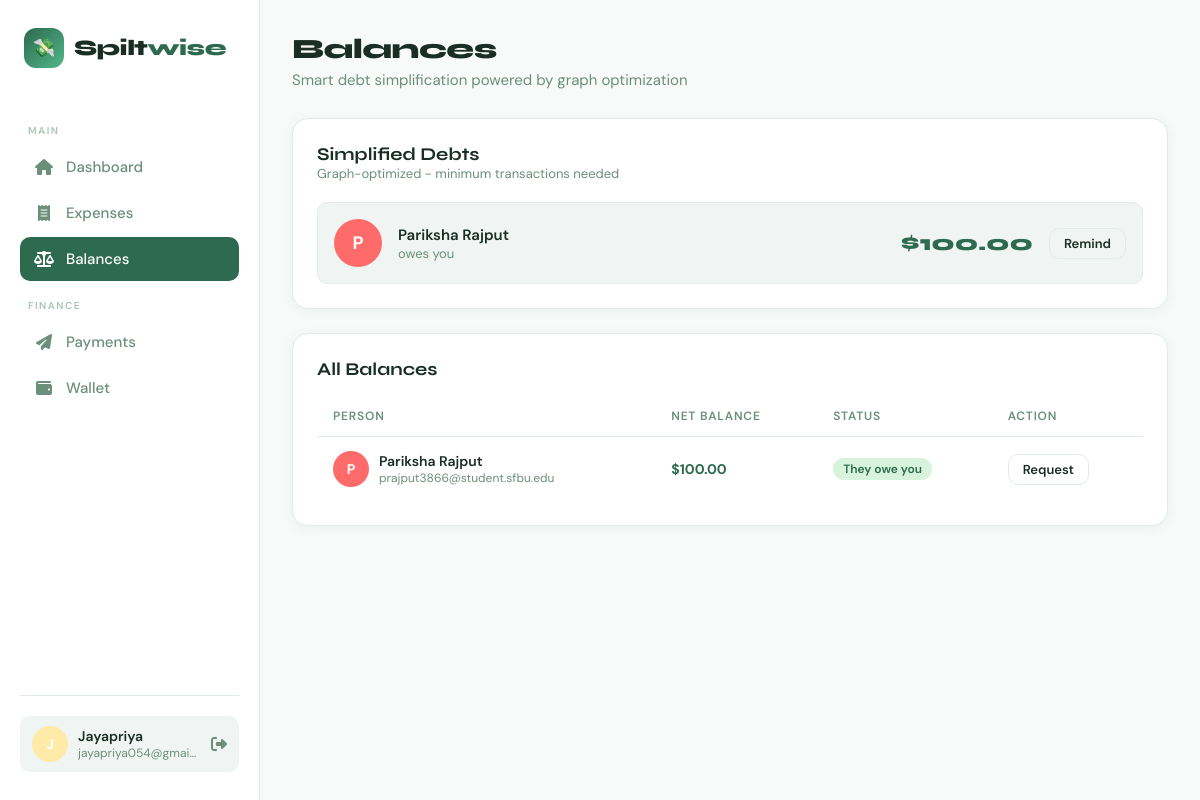
Page /balances (signed in) on the committed database.
### app.py (models this page shows)
class User(db.Model):
    id           = db.Column(db.Integer, primary_key=True)
    name         = db.Column(db.String(120), nullable=False)
    email        = db.Column(db.String(120), unique=True, nullable=False)
    password     = db.Column(db.String(256), nullable=False)
    avatar_color = db.Column(db.String(20), default="#4ECDC4")
    created_at   = db.Column(db.DateTime, default=datetime.utcnow)
    wallet       = db.relationship("Wallet", back_populates="user", uselist=False)

### app.py (the view)
@app.route("/balances")
@login_required
def balances():
    uid        = session["user_id"]
    bal        = _compute_balances(uid)
    simplified = _simplify_debts(uid)
    all_users  = {u.id: u for u in User.query.all()}
    return render_template("balances.html", balances=bal, simplified=simplified, all_users=all_users)

### app.py (called while the page is built)
def login_required(f):
    @wraps(f)
    def decorated(*args, **kwargs):
        if "user_id" not in session:
            ip = request.remote_addr
            record_unauthorized_access(ip, request.path, request.method)
            return redirect(url_for("login"))
        return f(*args, **kwargs)
    return decorated

def get_current_user():
    if "user_id" in session:
        return User.query.get(session["user_id"])
    return None

def _compute_global_balances():
    net = defaultdict(float)
    for exp in Expense.query.all():
        paid_by     = exp.paid_by
        settled_ids = {u.id for u in exp.settled}
        for s in exp.splits:
            if s.user_id == paid_by or s.user_id in settled_ids:
                continue
            net[paid_by]   += s.amount
            net[s.user_id] -= s.amount
    for p in Payment.query.filter(Payment.from_user != None).all():
        net[p.from_user] -= p.amount
        net[p.to_user]   += p.amount
    return {k: round(v, 2) for k, v in net.items() if abs(v) > 0.01}

### templates/balances.html (shortened to what this page needs)
{% extends "base.html" %}
{% block content %}
<div class="page-header animate">
  <div>
    <div class="page-title">Balances </div>
    <div class="page-subtitle">Smart debt simplification powered by graph optimization</div>
  </div>
</div>
<div class="card animate delay-1" style="margin-bottom:24px">
  <div style="margin-bottom:20px">
    <div class="card-title" style="margin:0">Simplified Debts</div>
    <div style="font-size:13px;color:var(--text-muted)">Graph-optimized - minimum transactions needed</div>
  </div>
  {% if simplified %}
    <div style="display:flex;flex-direction:column;gap:12px">
      {% for item in simplified %}
      <div style="display:flex;align-items:center;gap:16px;padding:16px;background:var(--surface2);border-radius:var(--radius-sm);border:1px solid var(--border)">
        {% if item.direction == 'owes_me' %}
          <div class="avatar lg" style="background:{{ item.user.avatar_color or '#4ECDC4' }}">{{ item.user.name[0].upper() }}</div>
          <div style="flex:1">
            <div style="font-weight:600;font-size:15px">{{ item.user.name }}</div>
            <div style="font-size:13px;color:var(--text-muted)">owes you</div>
          </div>
          <div style="font-family:'Syne',sans-serif;font-weight:800;font-size:22px;color:var(--primary)">${{ "%.2f"|format(item.amount) }}</div>
          <button onclick="openPayModal('{{ item.user_id }}', '{{ item.user.name }}', {{ item.amount }})" class="btn btn-outline btn-sm">Remind</button>
        {% endif %}
      </div>
      {% endfor %}
    </div>
  {% else %}
    <div class="empty-state">
      <div class="icon"> </div>
      <p>All settled up! No pending balances.</p>
    </div>
  {% endif %}
</div>
<div class="card animate delay-2">
  <div class="card-title"> All Balances</div>
  {% if balances %}
  <table class="table">
    <thead>
      <tr><th>Person</th><th>Net Balance</th><th>Status</th><th>Action</th></tr>
    </thead>
    <tbody>
      {% for uid_b, amount in balances.items() %}
      {% if amount|abs > 0.01 %}
      {% set other = all_users.get(uid_b) %}
      {% if other %}
      <tr>
        <td>
          <div style="display:flex;align-items:center;gap:10px">
            <div class="avatar" style="background:{{ other.avatar_color or '#4ECDC4' }}">{{ other.name[0].upper() }}</div>
            <div>
              <div style="font-weight:600;font-size:14px">{{ other.name }}</div>
              <div style="font-size:12px;color:var(--text-muted)">{{ other.email }}</div>
            </div>
          </div>
        </td>
        <td>
          <strong style="color:{{ 'var(--primary)' if amount > 0 else 'var(--danger)' }}">
            ${{ "%.2f"|format(amount|abs) }}
          </strong>
        </td>
        <td>
          {% if amount > 0 %}
            <span class="badge badge-green">They owe you</span>
          {% else %}
            <span class="badge badge-red">You owe them</span>
          {% endif %}
        </td>
        <td>
          {% if amount < 0 %}
          <button onclick="openPayModal('{{ uid_b }}', '{{ other.name }}', {{ amount|abs }})" class="btn btn-sm btn-primary">Pay ${{ "%.0f"|format(amount|abs) }}</button>
          {% else %}
          <button onclick="openPayModal('{{ uid_b }}', '{{ other.name }}', 0)" class="btn btn-sm btn-outline">Request</button>
          {% endif %}
        </td>
      </tr>
      {% endif %}
      {% endif %}
      {% endfor %}
    </tbody>
  </table>
  {% else %}
  <div class="empty-state"><div class="icon">⚖️</div><p>No balances to show</p></div>
  {% endif %}
</div>
{% endblock %}

### templates/base.html (shortened to what this page needs)
<!DOCTYPE html>
<html lang="en">
<head>
  <link rel="stylesheet" href="https://cdnjs.cloudflare.com/ajax/libs/font-awesome/6.5.0/css/all.min.css"/>
</head>
<body>
  {% if session.user_id %}
  <nav class="sidebar">
    <div class="logo">
      <div class="logo-icon">💸</div>
      <div class="logo-text">Spilt<span>wise</span></div>
    </div>
    <div class="nav-label">Main</div>
    <a href="{{ url_for('dashboard') }}" class="nav-link {% if request.endpoint=='dashboard' %}active{% endif %}">
      <i class="fa-solid fa-house"></i> Dashboard
    </a>
    <a href="{{ url_for('expenses') }}" class="nav-link {% if request.endpoint in ['expenses','add_expense'] %}active{% endif %}">
      <i class="fa-solid fa-receipt"></i> Expenses
    </a>
    <a href="{{ url_for('balances') }}" class="nav-link {% if request.endpoint=='balances' %}active{% endif %}">
      <i class="fa-solid fa-scale-balanced"></i> Balances
    </a>
    <div class="nav-label">Finance</div>
    <a href="{{ url_for('payments') }}" class="nav-link {% if request.endpoint=='payments' %}active{% endif %}">
      <i class="fa-solid fa-paper-plane"></i> Payments
    </a>
    <a href="{{ url_for('wallet') }}" class="nav-link {% if request.endpoint=='wallet' %}active{% endif %}">
      <i class="fa-solid fa-wallet"></i> Wallet
    </a>
    <div class="sidebar-bottom">
      {% set user = get_current_user() %}
      {% if user %}
      <div class="user-pill">
        <div class="avatar" style="background: {{ user.avatar_color }}">{{ user.name[0].upper() }}</div>
        <div class="user-info">
          <div class="user-name">{{ user.name }}</div>
          <div class="user-email">{{ user.email }}</div>
        </div>
        <a href="{{ url_for('logout') }}" title="Logout" style="color: var(--text-muted); margin-left: 4px;">
          <i class="fa-solid fa-right-from-bracket"></i>
        </a>
      </div>
      {% endif %}
    </div>
  </nav>
  {% endif %}
  <main class="main">
    {% block content %}{% endblock %}
  </main>
</body>
</html>

### templates/base.html (style rules this page uses)
:root { --primary: #2D6A4F; --primary-light: #52B788; --primary-pale: #D8F3DC; --accent: #F77F00; --accent-light: #FCBF49; --danger: #E63946; --danger-pale: #FFEBEC; --bg: #F8FAF9; --surface: #FFFFFF; --surface2: #F0F4F2; --border: #E2EBE7; --text: #1A2E25; --text-muted: #6B8F7A; --text-light: #A8C4B5; --shadow: 0 2px 12px rgba(45,106,79,0.08); --shadow-lg: 0 8px 32px rgba(45,106,79,0.12); --radius: 16px; --radius-sm: 10px; }
*, *::before, *::after { box-sizing: border-box; margin: 0; padding: 0; }
body { font-family: 'DM Sans', sans-serif; background: var(--bg); color: var(--text); min-height: 100vh; display: flex; }
.sidebar { width: 260px; min-height: 100vh; background: var(--surface); border-right: 1px solid var(--border); display: flex; flex-direction: column; position: fixed; top: 0; left: 0; bottom: 0; z-index: 100; padding: 28px 20px; }
.logo { display: flex; align-items: center; gap: 10px; margin-bottom: 40px; padding-left: 4px; }
.logo-icon { width: 40px; height: 40px; background: linear-gradient(135deg, var(--primary), var(--primary-light)); border-radius: 12px; display: flex; align-items: center; justify-content: center; font-size: 18px; color: white; }
.logo-text { font-family: 'Syne', sans-serif; font-weight: 800; font-size: 22px; color: var(--text); letter-spacing: -0.5px; }
.logo-text span { color: var(--primary); }
.nav-label { font-size: 10px; font-weight: 600; text-transform: uppercase; letter-spacing: 1.5px; color: var(--text-light); padding: 0 8px; margin-bottom: 8px; margin-top: 16px; }
.nav-link { display: flex; align-items: center; gap: 12px; padding: 12px 14px; border-radius: var(--radius-sm); color: var(--text-muted); text-decoration: none; font-weight: 500; font-size: 15px; transition: all 0.2s; margin-bottom: 2px; }
.nav-link i { width: 20px; text-align: center; font-size: 16px; }
.nav-link.active { background: var(--primary); color: white; }
.nav-link.active i { color: white; }
.sidebar-bottom { margin-top: auto; padding-top: 20px; border-top: 1px solid var(--border); }
.user-pill { display: flex; align-items: center; gap: 10px; padding: 10px 12px; background: var(--surface2); border-radius: var(--radius-sm); }
.avatar { width: 36px; height: 36px; border-radius: 50%; display: flex; align-items: center; justify-content: center; font-weight: 700; font-size: 14px; color: white; flex-shrink: 0; }
.avatar.lg { width: 48px; height: 48px; font-size: 18px; }
.user-info { flex: 1; min-width: 0; }
.user-name { font-weight: 600; font-size: 14px; white-space: nowrap; overflow: hidden; text-overflow: ellipsis; }
.user-email { font-size: 12px; color: var(--text-muted); white-space: nowrap; overflow: hidden; text-overflow: ellipsis; }
.main { margin-left: 260px; flex: 1; padding: 32px; min-height: 100vh; }
.card { background: var(--surface); border-radius: var(--radius); border: 1px solid var(--border); padding: 24px; box-shadow: var(--shadow); }
.card-title { font-family: 'Syne', sans-serif; font-weight: 700; font-size: 18px; margin-bottom: 16px; }
.btn { display: inline-flex; align-items: center; gap: 8px; padding: 10px 20px; border-radius: var(--radius-sm); font-family: 'DM Sans', sans-serif; font-weight: 600; font-size: 14px; cursor: pointer; border: none; transition: all 0.2s; text-decoration: none; }
.btn-outline { background: transparent; border: 1.5px solid var(--border); color: var(--text); }
.btn-sm { padding: 6px 14px; font-size: 13px; }
.page-header { display: flex; align-items: center; justify-content: space-between; margin-bottom: 28px; }
.page-title { font-family: 'Syne', sans-serif; font-weight: 800; font-size: 28px; letter-spacing: -0.5px; }
.page-subtitle { color: var(--text-muted); font-size: 15px; margin-top: 4px; }
.table { width: 100%; border-collapse: collapse; }
.table th { padding: 12px 16px; text-align: left; font-size: 12px; font-weight: 600; text-transform: uppercase; letter-spacing: 0.8px; color: var(--text-muted); border-bottom: 1px solid var(--border); }
.table td { padding: 14px 16px; border-bottom: 1px solid var(--border); font-size: 14px; }
.table tr:last-child td { border-bottom: none; }
.badge { display: inline-flex; align-items: center; padding: 3px 10px; border-radius: 20px; font-size: 12px; font-weight: 600; }
.badge-green { background: var(--primary-pale); color: var(--primary); }
.animate { animation: fadeInUp 0.4s ease both; }
.delay-1 { animation-delay: 0.1s; }
.delay-2 { animation-delay: 0.2s; }

### rows in the picture
User: name "J", name "Jayapriya", email "jayapriya054@gmai…"
User: user "P", user.name "Pariksha Rajput", name "P", name "Pariksha Rajput", email "prajput3866@student.sfbu.edu"

### other values in the picture
{{ "%.2f"|format(item.amount) }} "100.00"
{{ "%.2f"|format(amount|abs) }} "100.00"
